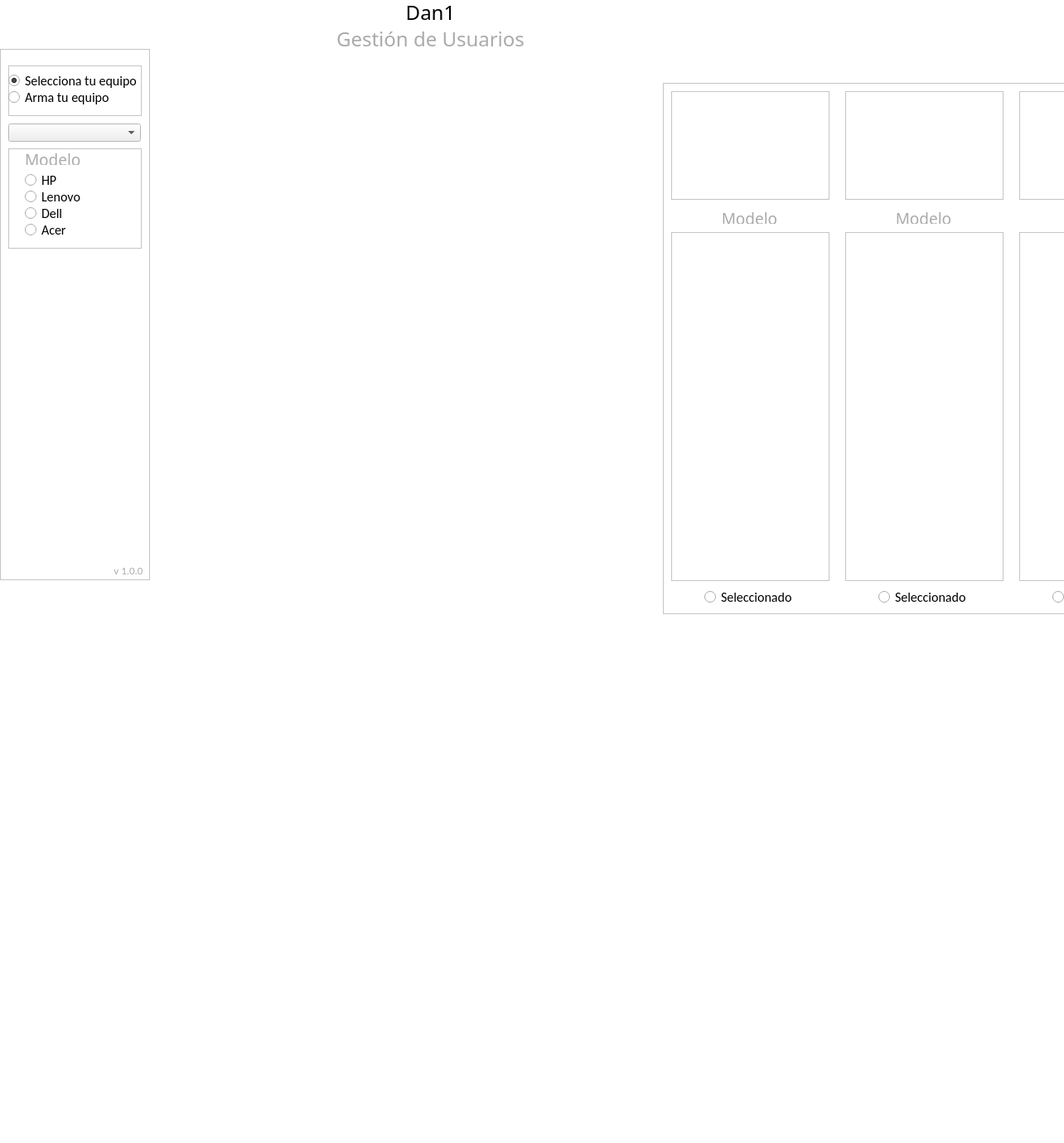
<?xml version="1.0" encoding="UTF-8"?>
<ui version="4.0">
 <class>MainWindow</class>
 <widget class="QMainWindow" name="MainWindow">
  <property name="geometry">
   <rect>
    <x>0</x>
    <y>0</y>
    <width>1284</width>
    <height>1379</height>
   </rect>
  </property>
  <property name="sizePolicy">
   <sizepolicy hsizetype="Expanding" vsizetype="Preferred">
    <horstretch>0</horstretch>
    <verstretch>0</verstretch>
   </sizepolicy>
  </property>
  <property name="palette">
   <palette>
    <active>
     <colorrole role="Base">
      <brush brushstyle="SolidPattern">
       <color alpha="255">
        <red>255</red>
        <green>255</green>
        <blue>255</blue>
       </color>
      </brush>
     </colorrole>
     <colorrole role="Window">
      <brush brushstyle="SolidPattern">
       <color alpha="255">
        <red>255</red>
        <green>255</green>
        <blue>255</blue>
       </color>
      </brush>
     </colorrole>
    </active>
    <inactive>
     <colorrole role="Base">
      <brush brushstyle="SolidPattern">
       <color alpha="255">
        <red>255</red>
        <green>255</green>
        <blue>255</blue>
       </color>
      </brush>
     </colorrole>
     <colorrole role="Window">
      <brush brushstyle="SolidPattern">
       <color alpha="255">
        <red>255</red>
        <green>255</green>
        <blue>255</blue>
       </color>
      </brush>
     </colorrole>
    </inactive>
    <disabled>
     <colorrole role="Base">
      <brush brushstyle="SolidPattern">
       <color alpha="255">
        <red>255</red>
        <green>255</green>
        <blue>255</blue>
       </color>
      </brush>
     </colorrole>
     <colorrole role="Window">
      <brush brushstyle="SolidPattern">
       <color alpha="255">
        <red>255</red>
        <green>255</green>
        <blue>255</blue>
       </color>
      </brush>
     </colorrole>
    </disabled>
   </palette>
  </property>
  <property name="windowTitle">
   <string>MainWindow</string>
  </property>
  <widget class="QWidget" name="centralwidget">
   <widget class="QLabel" name="L1">
    <property name="geometry">
     <rect>
      <x>-1</x>
      <y>0</y>
      <width>1041</width>
      <height>30</height>
     </rect>
    </property>
    <property name="font">
     <font>
      <family>Impact</family>
      <pointsize>18</pointsize>
     </font>
    </property>
    <property name="text">
     <string>Dan1</string>
    </property>
    <property name="alignment">
     <set>Qt::AlignCenter</set>
    </property>
   </widget>
   <widget class="QLabel" name="L2">
    <property name="geometry">
     <rect>
      <x>-1</x>
      <y>30</y>
      <width>1041</width>
      <height>30</height>
     </rect>
    </property>
    <property name="font">
     <font>
      <family>Swis721 LtCn BT</family>
      <pointsize>18</pointsize>
     </font>
    </property>
    <property name="frameShadow">
     <enum>QFrame::Plain</enum>
    </property>
    <property name="midLineWidth">
     <number>0</number>
    </property>
    <property name="text">
     <string>&lt;html&gt;&lt;head/&gt;&lt;body&gt;&lt;p&gt;&lt;span style=&quot; color:#aaaaaa;&quot;&gt;Gestión de Usuarios&lt;/span&gt;&lt;/p&gt;&lt;/body&gt;&lt;/html&gt;</string>
    </property>
    <property name="alignment">
     <set>Qt::AlignCenter</set>
    </property>
   </widget>
   <widget class="QFrame" name="frame_2">
    <property name="geometry">
     <rect>
      <x>800</x>
      <y>100</y>
      <width>871</width>
      <height>641</height>
     </rect>
    </property>
    <property name="frameShape">
     <enum>QFrame::StyledPanel</enum>
    </property>
    <property name="frameShadow">
     <enum>QFrame::Raised</enum>
    </property>
    <widget class="QRadioButton" name="b_nuevo_6">
     <property name="geometry">
      <rect>
       <x>50</x>
       <y>610</y>
       <width>111</width>
       <height>20</height>
      </rect>
     </property>
     <property name="font">
      <font>
       <family>Calibri</family>
       <pointsize>12</pointsize>
      </font>
     </property>
     <property name="focusPolicy">
      <enum>Qt::StrongFocus</enum>
     </property>
     <property name="text">
      <string>Seleccionado</string>
     </property>
    </widget>
    <widget class="QGraphicsView" name="graphicsView">
     <property name="geometry">
      <rect>
       <x>10</x>
       <y>10</y>
       <width>191</width>
       <height>131</height>
      </rect>
     </property>
    </widget>
    <widget class="QLabel" name="L3_3">
     <property name="geometry">
      <rect>
       <x>9</x>
       <y>150</y>
       <width>191</width>
       <height>20</height>
      </rect>
     </property>
     <property name="font">
      <font>
       <family>Swis721 LtCn BT</family>
       <pointsize>14</pointsize>
      </font>
     </property>
     <property name="text">
      <string>&lt;html&gt;&lt;head/&gt;&lt;body&gt;&lt;p&gt;&lt;span style=&quot; color:#aaaaaa;&quot;&gt;Modelo&lt;/span&gt;&lt;/p&gt;&lt;/body&gt;&lt;/html&gt;</string>
     </property>
     <property name="alignment">
      <set>Qt::AlignCenter</set>
     </property>
    </widget>
    <widget class="QTextEdit" name="textEdit">
     <property name="geometry">
      <rect>
       <x>10</x>
       <y>180</y>
       <width>191</width>
       <height>421</height>
      </rect>
     </property>
    </widget>
    <widget class="QLabel" name="L3_4">
     <property name="geometry">
      <rect>
       <x>219</x>
       <y>150</y>
       <width>191</width>
       <height>20</height>
      </rect>
     </property>
     <property name="font">
      <font>
       <family>Swis721 LtCn BT</family>
       <pointsize>14</pointsize>
      </font>
     </property>
     <property name="text">
      <string>&lt;html&gt;&lt;head/&gt;&lt;body&gt;&lt;p&gt;&lt;span style=&quot; color:#aaaaaa;&quot;&gt;Modelo&lt;/span&gt;&lt;/p&gt;&lt;/body&gt;&lt;/html&gt;</string>
     </property>
     <property name="alignment">
      <set>Qt::AlignCenter</set>
     </property>
    </widget>
    <widget class="QTextEdit" name="textEdit_2">
     <property name="geometry">
      <rect>
       <x>220</x>
       <y>180</y>
       <width>191</width>
       <height>421</height>
      </rect>
     </property>
    </widget>
    <widget class="QRadioButton" name="b_nuevo_7">
     <property name="geometry">
      <rect>
       <x>260</x>
       <y>610</y>
       <width>111</width>
       <height>20</height>
      </rect>
     </property>
     <property name="font">
      <font>
       <family>Calibri</family>
       <pointsize>12</pointsize>
      </font>
     </property>
     <property name="focusPolicy">
      <enum>Qt::StrongFocus</enum>
     </property>
     <property name="text">
      <string>Seleccionado</string>
     </property>
    </widget>
    <widget class="QGraphicsView" name="graphicsView_2">
     <property name="geometry">
      <rect>
       <x>220</x>
       <y>10</y>
       <width>191</width>
       <height>131</height>
      </rect>
     </property>
    </widget>
    <widget class="QLabel" name="L3_5">
     <property name="geometry">
      <rect>
       <x>429</x>
       <y>150</y>
       <width>191</width>
       <height>20</height>
      </rect>
     </property>
     <property name="font">
      <font>
       <family>Swis721 LtCn BT</family>
       <pointsize>14</pointsize>
      </font>
     </property>
     <property name="text">
      <string>&lt;html&gt;&lt;head/&gt;&lt;body&gt;&lt;p&gt;&lt;span style=&quot; color:#aaaaaa;&quot;&gt;Modelo&lt;/span&gt;&lt;/p&gt;&lt;/body&gt;&lt;/html&gt;</string>
     </property>
     <property name="alignment">
      <set>Qt::AlignCenter</set>
     </property>
    </widget>
    <widget class="QTextEdit" name="textEdit_3">
     <property name="geometry">
      <rect>
       <x>430</x>
       <y>180</y>
       <width>191</width>
       <height>421</height>
      </rect>
     </property>
    </widget>
    <widget class="QRadioButton" name="b_nuevo_8">
     <property name="geometry">
      <rect>
       <x>470</x>
       <y>610</y>
       <width>111</width>
       <height>20</height>
      </rect>
     </property>
     <property name="font">
      <font>
       <family>Calibri</family>
       <pointsize>12</pointsize>
      </font>
     </property>
     <property name="focusPolicy">
      <enum>Qt::StrongFocus</enum>
     </property>
     <property name="text">
      <string>Seleccionado</string>
     </property>
    </widget>
    <widget class="QGraphicsView" name="graphicsView_3">
     <property name="geometry">
      <rect>
       <x>430</x>
       <y>10</y>
       <width>191</width>
       <height>131</height>
      </rect>
     </property>
    </widget>
    <widget class="QLabel" name="L3_6">
     <property name="geometry">
      <rect>
       <x>639</x>
       <y>150</y>
       <width>191</width>
       <height>20</height>
      </rect>
     </property>
     <property name="font">
      <font>
       <family>Swis721 LtCn BT</family>
       <pointsize>14</pointsize>
      </font>
     </property>
     <property name="text">
      <string>&lt;html&gt;&lt;head/&gt;&lt;body&gt;&lt;p&gt;&lt;span style=&quot; color:#aaaaaa;&quot;&gt;Modelo&lt;/span&gt;&lt;/p&gt;&lt;/body&gt;&lt;/html&gt;</string>
     </property>
     <property name="alignment">
      <set>Qt::AlignCenter</set>
     </property>
    </widget>
    <widget class="QGraphicsView" name="graphicsView_4">
     <property name="geometry">
      <rect>
       <x>640</x>
       <y>10</y>
       <width>191</width>
       <height>131</height>
      </rect>
     </property>
    </widget>
    <widget class="QRadioButton" name="b_nuevo_9">
     <property name="geometry">
      <rect>
       <x>680</x>
       <y>610</y>
       <width>111</width>
       <height>20</height>
      </rect>
     </property>
     <property name="font">
      <font>
       <family>Calibri</family>
       <pointsize>12</pointsize>
      </font>
     </property>
     <property name="focusPolicy">
      <enum>Qt::StrongFocus</enum>
     </property>
     <property name="text">
      <string>Seleccionado</string>
     </property>
    </widget>
    <widget class="QTextEdit" name="textEdit_4">
     <property name="geometry">
      <rect>
       <x>640</x>
       <y>180</y>
       <width>191</width>
       <height>421</height>
      </rect>
     </property>
    </widget>
    <widget class="QGraphicsView" name="graphicsView_5">
     <property name="geometry">
      <rect>
       <x>11</x>
       <y>660</y>
       <width>191</width>
       <height>131</height>
      </rect>
     </property>
    </widget>
    <widget class="QLabel" name="L3_7">
     <property name="geometry">
      <rect>
       <x>430</x>
       <y>800</y>
       <width>191</width>
       <height>20</height>
      </rect>
     </property>
     <property name="font">
      <font>
       <family>Swis721 LtCn BT</family>
       <pointsize>14</pointsize>
      </font>
     </property>
     <property name="text">
      <string>&lt;html&gt;&lt;head/&gt;&lt;body&gt;&lt;p&gt;&lt;span style=&quot; color:#aaaaaa;&quot;&gt;Modelo&lt;/span&gt;&lt;/p&gt;&lt;/body&gt;&lt;/html&gt;</string>
     </property>
     <property name="alignment">
      <set>Qt::AlignCenter</set>
     </property>
    </widget>
    <widget class="QRadioButton" name="b_nuevo_10">
     <property name="geometry">
      <rect>
       <x>261</x>
       <y>1260</y>
       <width>111</width>
       <height>20</height>
      </rect>
     </property>
     <property name="font">
      <font>
       <family>Calibri</family>
       <pointsize>12</pointsize>
      </font>
     </property>
     <property name="focusPolicy">
      <enum>Qt::StrongFocus</enum>
     </property>
     <property name="text">
      <string>Seleccionado</string>
     </property>
    </widget>
    <widget class="QLabel" name="L3_8">
     <property name="geometry">
      <rect>
       <x>640</x>
       <y>800</y>
       <width>191</width>
       <height>20</height>
      </rect>
     </property>
     <property name="font">
      <font>
       <family>Swis721 LtCn BT</family>
       <pointsize>14</pointsize>
      </font>
     </property>
     <property name="text">
      <string>&lt;html&gt;&lt;head/&gt;&lt;body&gt;&lt;p&gt;&lt;span style=&quot; color:#aaaaaa;&quot;&gt;Modelo&lt;/span&gt;&lt;/p&gt;&lt;/body&gt;&lt;/html&gt;</string>
     </property>
     <property name="alignment">
      <set>Qt::AlignCenter</set>
     </property>
    </widget>
    <widget class="QGraphicsView" name="graphicsView_6">
     <property name="geometry">
      <rect>
       <x>431</x>
       <y>660</y>
       <width>191</width>
       <height>131</height>
      </rect>
     </property>
    </widget>
    <widget class="QLabel" name="L3_9">
     <property name="geometry">
      <rect>
       <x>220</x>
       <y>800</y>
       <width>191</width>
       <height>20</height>
      </rect>
     </property>
     <property name="font">
      <font>
       <family>Swis721 LtCn BT</family>
       <pointsize>14</pointsize>
      </font>
     </property>
     <property name="text">
      <string>&lt;html&gt;&lt;head/&gt;&lt;body&gt;&lt;p&gt;&lt;span style=&quot; color:#aaaaaa;&quot;&gt;Modelo&lt;/span&gt;&lt;/p&gt;&lt;/body&gt;&lt;/html&gt;</string>
     </property>
     <property name="alignment">
      <set>Qt::AlignCenter</set>
     </property>
    </widget>
    <widget class="QRadioButton" name="b_nuevo_11">
     <property name="geometry">
      <rect>
       <x>51</x>
       <y>1260</y>
       <width>111</width>
       <height>20</height>
      </rect>
     </property>
     <property name="font">
      <font>
       <family>Calibri</family>
       <pointsize>12</pointsize>
      </font>
     </property>
     <property name="focusPolicy">
      <enum>Qt::StrongFocus</enum>
     </property>
     <property name="text">
      <string>Seleccionado</string>
     </property>
    </widget>
    <widget class="QTextEdit" name="textEdit_5">
     <property name="geometry">
      <rect>
       <x>221</x>
       <y>830</y>
       <width>191</width>
       <height>421</height>
      </rect>
     </property>
    </widget>
    <widget class="QRadioButton" name="b_nuevo_12">
     <property name="geometry">
      <rect>
       <x>471</x>
       <y>1260</y>
       <width>111</width>
       <height>20</height>
      </rect>
     </property>
     <property name="font">
      <font>
       <family>Calibri</family>
       <pointsize>12</pointsize>
      </font>
     </property>
     <property name="focusPolicy">
      <enum>Qt::StrongFocus</enum>
     </property>
     <property name="text">
      <string>Seleccionado</string>
     </property>
    </widget>
    <widget class="QTextEdit" name="textEdit_6">
     <property name="geometry">
      <rect>
       <x>431</x>
       <y>830</y>
       <width>191</width>
       <height>421</height>
      </rect>
     </property>
    </widget>
    <widget class="QTextEdit" name="textEdit_7">
     <property name="geometry">
      <rect>
       <x>641</x>
       <y>830</y>
       <width>191</width>
       <height>421</height>
      </rect>
     </property>
    </widget>
    <widget class="QGraphicsView" name="graphicsView_7">
     <property name="geometry">
      <rect>
       <x>641</x>
       <y>660</y>
       <width>191</width>
       <height>131</height>
      </rect>
     </property>
    </widget>
    <widget class="QGraphicsView" name="graphicsView_8">
     <property name="geometry">
      <rect>
       <x>221</x>
       <y>660</y>
       <width>191</width>
       <height>131</height>
      </rect>
     </property>
    </widget>
    <widget class="QTextEdit" name="textEdit_8">
     <property name="geometry">
      <rect>
       <x>11</x>
       <y>830</y>
       <width>191</width>
       <height>421</height>
      </rect>
     </property>
    </widget>
    <widget class="QRadioButton" name="b_nuevo_13">
     <property name="geometry">
      <rect>
       <x>681</x>
       <y>1260</y>
       <width>111</width>
       <height>20</height>
      </rect>
     </property>
     <property name="font">
      <font>
       <family>Calibri</family>
       <pointsize>12</pointsize>
      </font>
     </property>
     <property name="focusPolicy">
      <enum>Qt::StrongFocus</enum>
     </property>
     <property name="text">
      <string>Seleccionado</string>
     </property>
    </widget>
    <widget class="QLabel" name="L3_10">
     <property name="geometry">
      <rect>
       <x>10</x>
       <y>800</y>
       <width>191</width>
       <height>20</height>
      </rect>
     </property>
     <property name="font">
      <font>
       <family>Swis721 LtCn BT</family>
       <pointsize>14</pointsize>
      </font>
     </property>
     <property name="text">
      <string>&lt;html&gt;&lt;head/&gt;&lt;body&gt;&lt;p&gt;&lt;span style=&quot; color:#aaaaaa;&quot;&gt;Modelo&lt;/span&gt;&lt;/p&gt;&lt;/body&gt;&lt;/html&gt;</string>
     </property>
     <property name="alignment">
      <set>Qt::AlignCenter</set>
     </property>
    </widget>
   </widget>
   <widget class="QFrame" name="frame_3">
    <property name="geometry">
     <rect>
      <x>0</x>
      <y>59</y>
      <width>181</width>
      <height>641</height>
     </rect>
    </property>
    <property name="frameShape">
     <enum>QFrame::StyledPanel</enum>
    </property>
    <property name="frameShadow">
     <enum>QFrame::Raised</enum>
    </property>
    <widget class="QComboBox" name="comboBox">
     <property name="geometry">
      <rect>
       <x>10</x>
       <y>90</y>
       <width>160</width>
       <height>22</height>
      </rect>
     </property>
    </widget>
    <widget class="QFrame" name="frame">
     <property name="geometry">
      <rect>
       <x>10</x>
       <y>120</y>
       <width>161</width>
       <height>121</height>
      </rect>
     </property>
     <property name="frameShape">
      <enum>QFrame::StyledPanel</enum>
     </property>
     <property name="frameShadow">
      <enum>QFrame::Raised</enum>
     </property>
     <widget class="QLabel" name="L3_2">
      <property name="geometry">
       <rect>
        <x>20</x>
        <y>0</y>
        <width>80</width>
        <height>20</height>
       </rect>
      </property>
      <property name="font">
       <font>
        <family>Swis721 LtCn BT</family>
        <pointsize>14</pointsize>
       </font>
      </property>
      <property name="text">
       <string>&lt;html&gt;&lt;head/&gt;&lt;body&gt;&lt;p&gt;&lt;span style=&quot; color:#aaaaaa;&quot;&gt;Modelo&lt;/span&gt;&lt;/p&gt;&lt;/body&gt;&lt;/html&gt;</string>
      </property>
     </widget>
     <widget class="QRadioButton" name="b_nuevo_2">
      <property name="geometry">
       <rect>
        <x>20</x>
        <y>30</y>
        <width>70</width>
        <height>17</height>
       </rect>
      </property>
      <property name="font">
       <font>
        <family>Calibri</family>
        <pointsize>12</pointsize>
       </font>
      </property>
      <property name="focusPolicy">
       <enum>Qt::StrongFocus</enum>
      </property>
      <property name="text">
       <string>HP</string>
      </property>
     </widget>
     <widget class="QRadioButton" name="b_nuevo_5">
      <property name="geometry">
       <rect>
        <x>20</x>
        <y>90</y>
        <width>70</width>
        <height>17</height>
       </rect>
      </property>
      <property name="font">
       <font>
        <family>Calibri</family>
        <pointsize>12</pointsize>
       </font>
      </property>
      <property name="focusPolicy">
       <enum>Qt::StrongFocus</enum>
      </property>
      <property name="text">
       <string>Acer</string>
      </property>
     </widget>
     <widget class="QRadioButton" name="b_nuevo_4">
      <property name="geometry">
       <rect>
        <x>20</x>
        <y>70</y>
        <width>70</width>
        <height>17</height>
       </rect>
      </property>
      <property name="font">
       <font>
        <family>Calibri</family>
        <pointsize>12</pointsize>
       </font>
      </property>
      <property name="focusPolicy">
       <enum>Qt::StrongFocus</enum>
      </property>
      <property name="text">
       <string>Dell</string>
      </property>
     </widget>
     <widget class="QRadioButton" name="b_nuevo_3">
      <property name="geometry">
       <rect>
        <x>20</x>
        <y>50</y>
        <width>70</width>
        <height>17</height>
       </rect>
      </property>
      <property name="font">
       <font>
        <family>Calibri</family>
        <pointsize>12</pointsize>
       </font>
      </property>
      <property name="focusPolicy">
       <enum>Qt::StrongFocus</enum>
      </property>
      <property name="text">
       <string>Lenovo</string>
      </property>
     </widget>
    </widget>
    <widget class="QFrame" name="fr_Accion">
     <property name="geometry">
      <rect>
       <x>10</x>
       <y>20</y>
       <width>161</width>
       <height>61</height>
      </rect>
     </property>
     <property name="frameShape">
      <enum>QFrame::StyledPanel</enum>
     </property>
     <property name="frameShadow">
      <enum>QFrame::Raised</enum>
     </property>
     <widget class="QRadioButton" name="b_nuevo">
      <property name="geometry">
       <rect>
        <x>0</x>
        <y>10</y>
        <width>160</width>
        <height>17</height>
       </rect>
      </property>
      <property name="font">
       <font>
        <family>Calibri</family>
        <pointsize>12</pointsize>
       </font>
      </property>
      <property name="focusPolicy">
       <enum>Qt::StrongFocus</enum>
      </property>
      <property name="text">
       <string>Selecciona tu equipo</string>
      </property>
      <property name="checked">
       <bool>true</bool>
      </property>
     </widget>
     <widget class="QRadioButton" name="b_actualizar">
      <property name="geometry">
       <rect>
        <x>0</x>
        <y>30</y>
        <width>160</width>
        <height>17</height>
       </rect>
      </property>
      <property name="font">
       <font>
        <family>Calibri</family>
        <pointsize>12</pointsize>
       </font>
      </property>
      <property name="focusPolicy">
       <enum>Qt::StrongFocus</enum>
      </property>
      <property name="text">
       <string>Arma tu equipo</string>
      </property>
      <property name="checked">
       <bool>false</bool>
      </property>
     </widget>
    </widget>
    <widget class="QLabel" name="L6">
     <property name="geometry">
      <rect>
       <x>130</x>
       <y>620</y>
       <width>50</width>
       <height>20</height>
      </rect>
     </property>
     <property name="font">
      <font>
       <family>Calibri</family>
       <pointsize>14</pointsize>
      </font>
     </property>
     <property name="text">
      <string>&lt;html&gt;&lt;head/&gt;&lt;body&gt;&lt;p&gt;&lt;span style=&quot; font-size:10pt; color:#aaaaaa;&quot;&gt;v 1.0.0&lt;/span&gt;&lt;/p&gt;&lt;/body&gt;&lt;/html&gt;</string>
     </property>
     <property name="alignment">
      <set>Qt::AlignCenter</set>
     </property>
    </widget>
   </widget>
  </widget>
  <widget class="QMenuBar" name="menubar">
   <property name="geometry">
    <rect>
     <x>0</x>
     <y>0</y>
     <width>1284</width>
     <height>21</height>
    </rect>
   </property>
  </widget>
 </widget>
 <resources/>
 <connections/>
</ui>
